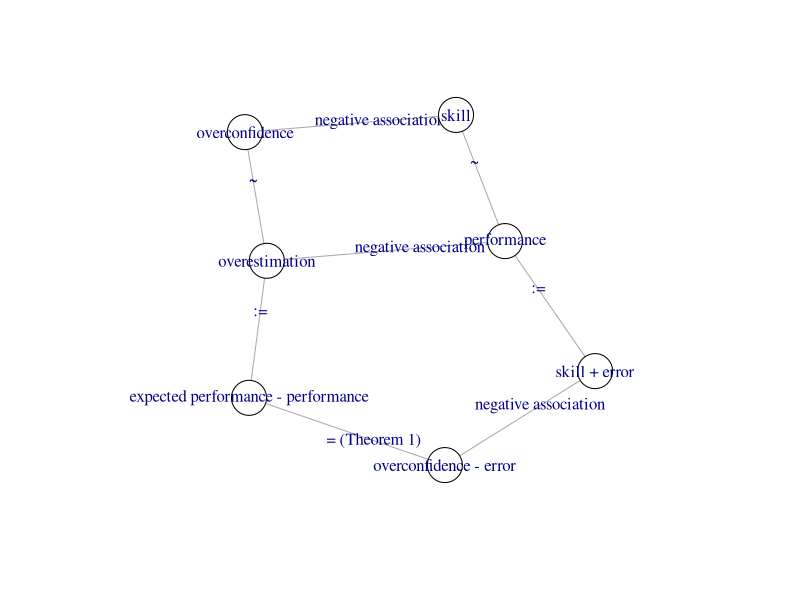
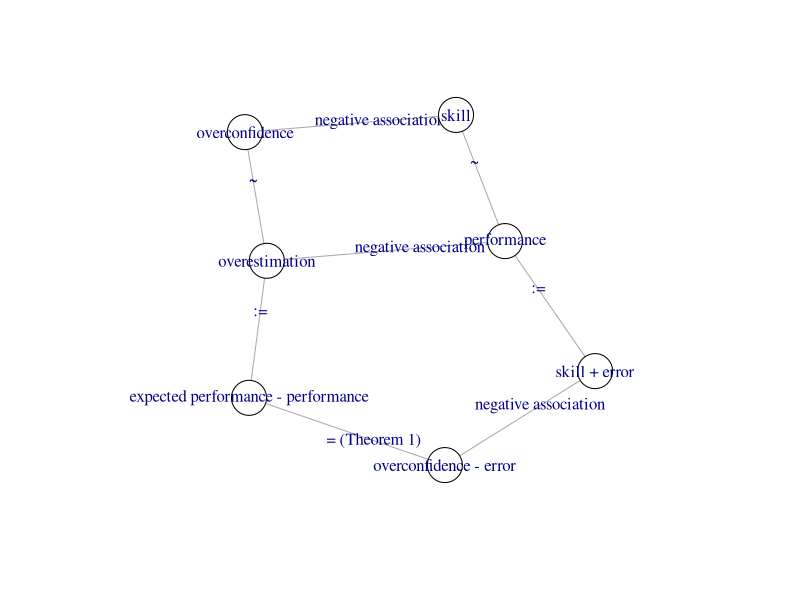

The R source for these figures, in order:
## ---- chunk 1
knitr::opts_chunk$set(
  collapse = TRUE,
  comment = "#>"
)
## ---- chunk 2
definitions <- 
"
## Definitions

- **performance** as a test score
- **performance estimation** as the difference between the expected and
the actual test score
- **skill** as the ability to perform well on a given test
- **overconfidence** as the difference between self-assessed and actual skill
- **measurement error** as luck on a test
"

cat(definitions, file="definitions.md")
## ---- chunk 3
library(igraph, warn.conflicts=FALSE)

g <- graph_from_literal(
    skill -- overconfidence,
    skill -- performance,
    overconfidence -- overestimation,
    performance -- overestimation,
    "skill + error" -- "overconfidence - error",
    "skill + error" -- performance,
    "expected performance - performance" -- overestimation,
    "expected performance - performance" -- "overconfidence - error"
)

E(g)$relationship <- c(
 "negative association",
 "~",
 "~",
 "negative association",
 ":=",
 ":=",
 "negative association",
 "= (Theorem 1)"
)
## ---- chunk 4
invisible({
svg(filename = "dk.svg")
set.seed(1)
plot(
  g,
  vertex.size = 20,
  vertex.color = "white",
  edge.label = E(g)$relationship,
)
dev.off()
})
if(file.exists("dk.svg")){
  knitr::include_graphics("dk.svg")
} else {
  set.seed(1)
plot(
  g,
  vertex.size = 20,
  vertex.color = "white",
  edge.label = E(g)$relationship,
)
}

## ---- chunk 5
write_graph(
  g,
  "relationship_graph.txt",
  format = "graphml"
)
